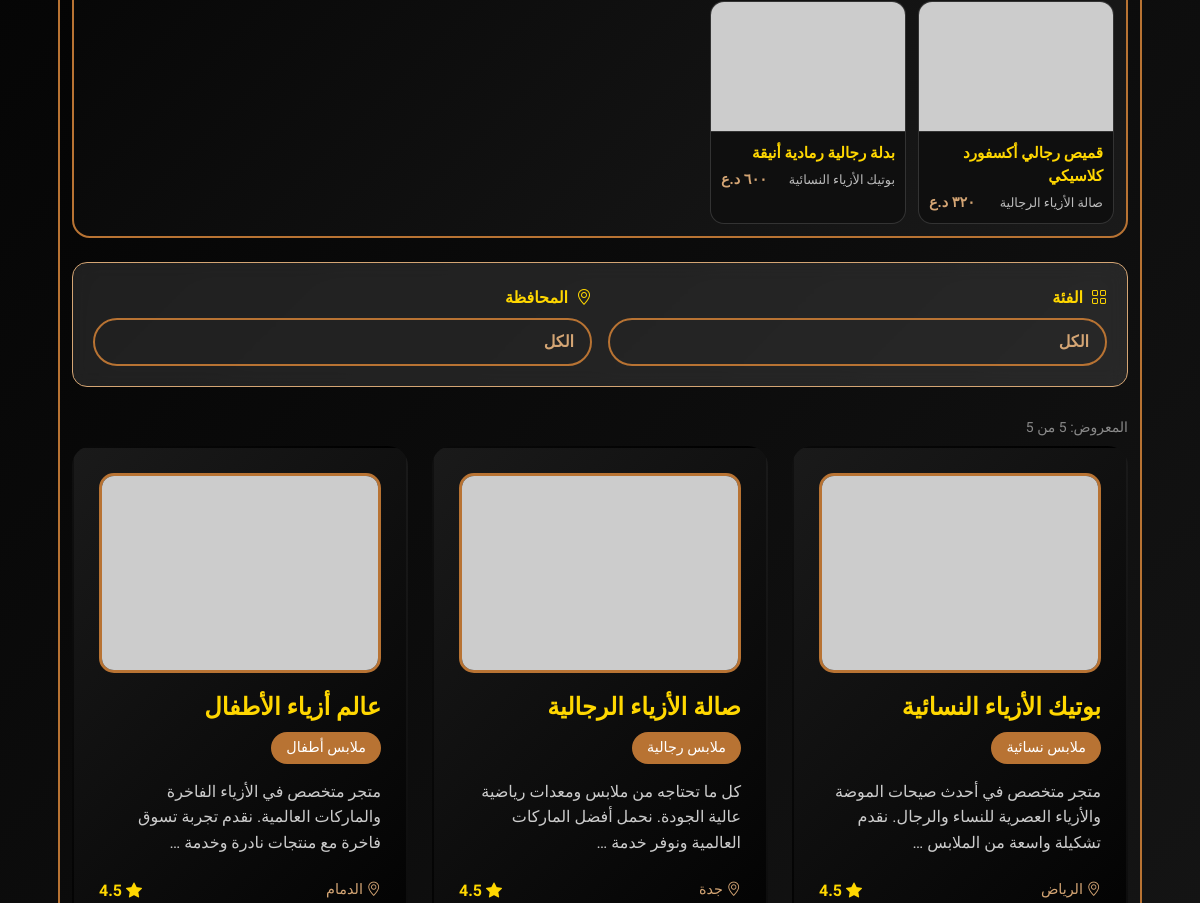
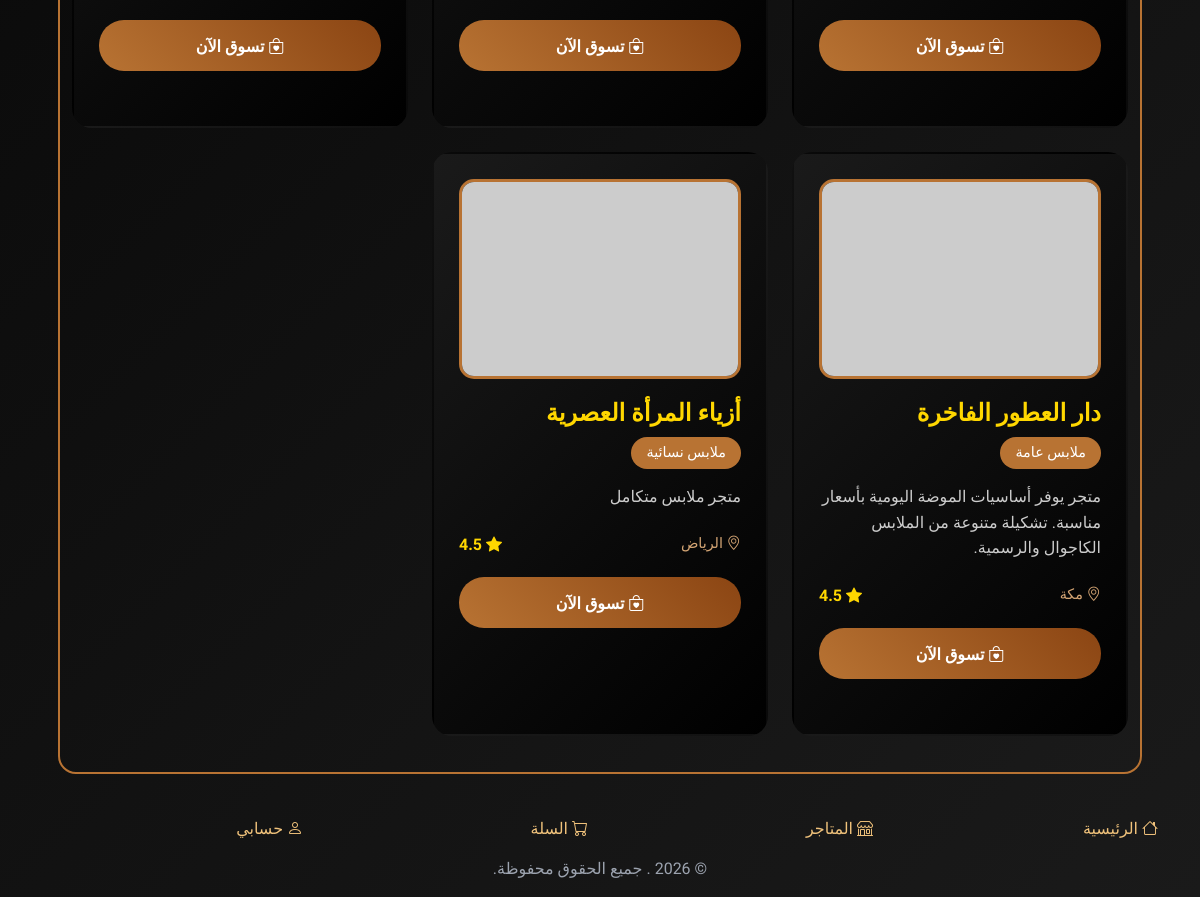
Before: /stores/ (lower part) with the older database file (2 pictures, top to bottom).
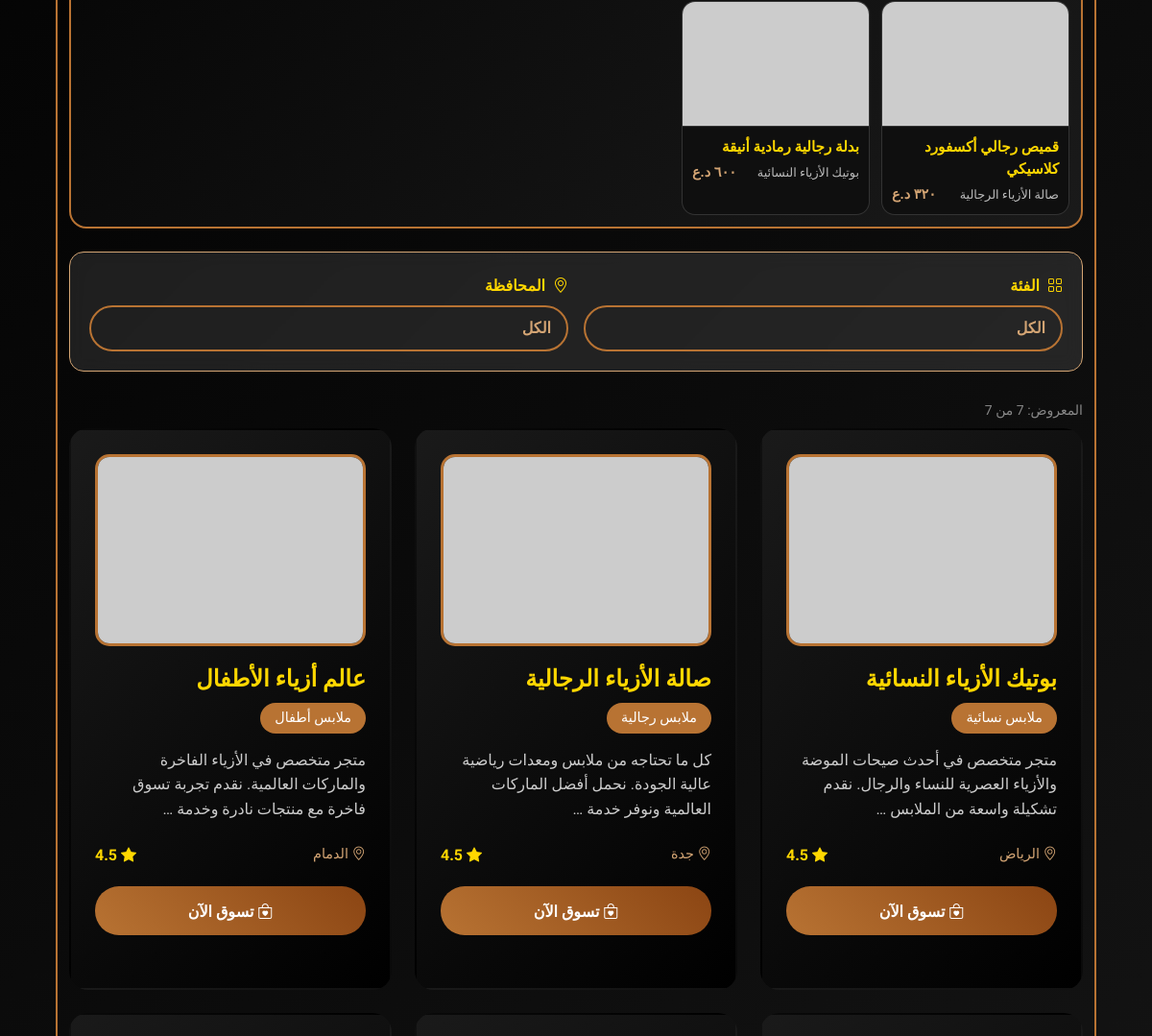
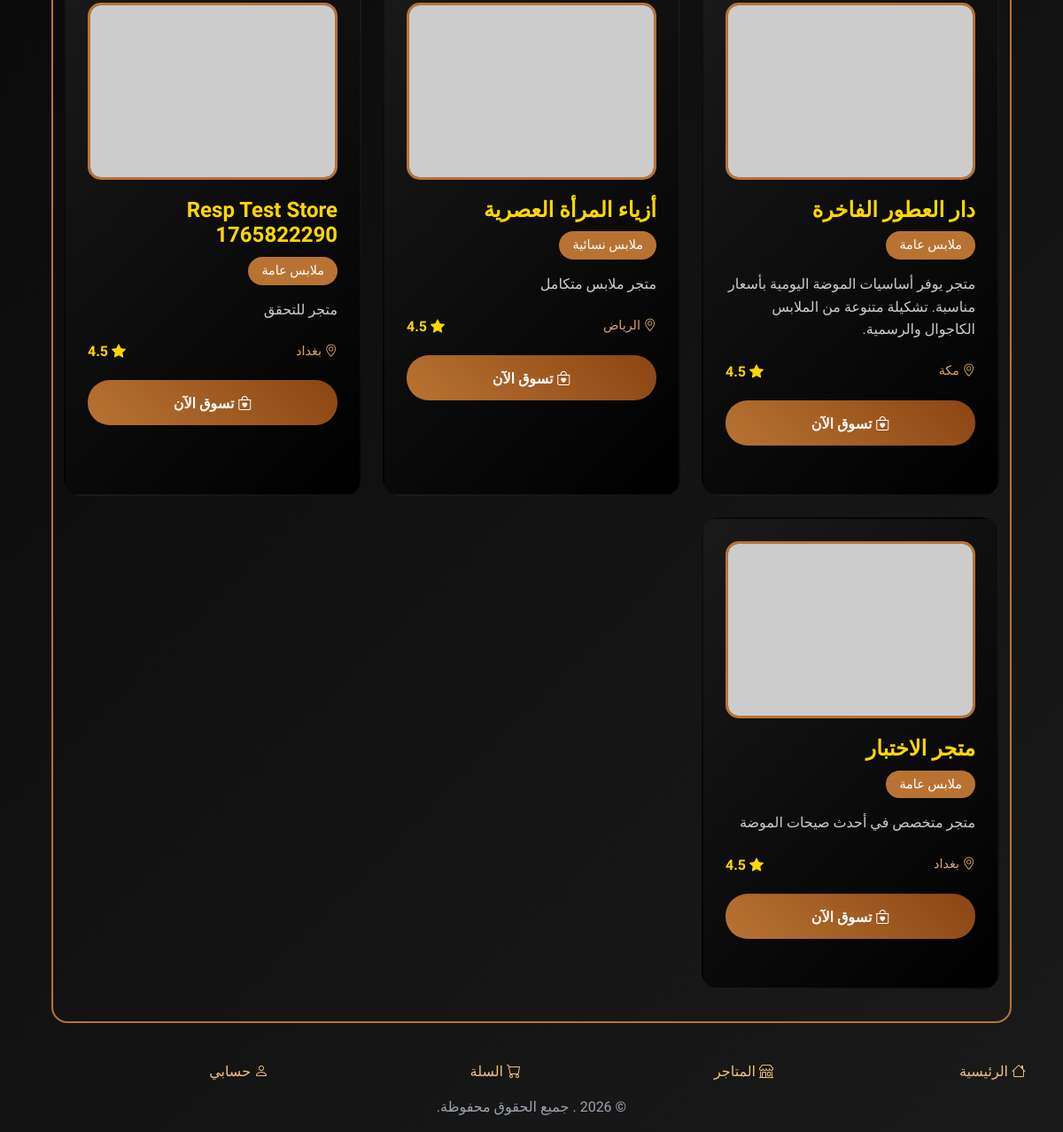
After: the same page with the newer database file (2 pictures, top to bottom).
### core/models.py (models this page shows, shortened)
class Product(models.Model):
    CATEGORY_CHOICES = [
        ('men', 'رجالي'),
        ('women', 'نسائي'),
        ('kids', 'أطفال'),
        ('cosmetics', 'كوزمتك'),
        ('perfumes', 'عطور'),
        ('sports', 'رياضية'),
        ('casual', 'كاجوال'),
        ('formal', 'رسمية'),
        ('accessories', 'إكسسوارات'),
        ('watches', 'ساعات'),
        ('shoes', 'أحذية'),
    ]
    store = models.ForeignKey(Store, on_delete=models.CASCADE)
    name = models.CharField(max_length=200)
    description = models.TextField()
    base_price = models.DecimalField(max_digits=10, decimal_places=2)
    discount_price = models.DecimalField(max_digits=10, decimal_places=2, null=True, blank=True)
    allow_negotiation = models.BooleanField(default=True)
    minimum_acceptable_price = models.DecimalField(max_digits=10, decimal_places=2, null=True, blank=True)
    alert_note = models.TextField(blank=True, default='')
    show_store_rating = models.BooleanField(default=True)
    category = models.CharField(max_length=20, choices=CATEGORY_CHOICES)
    SIZE_TYPE_CHOICES = [
        ('symbolic', 'رمزية'),
        ('numeric', 'رقمية'),
        ('none', 'بدون'),
    ]
    size_type = models.CharField(max_length=10, choices=SIZE_TYPE_CHOICES, default='symbolic')
    FIT_TYPE_CHOICES = [
        ('small', 'قالب صغير'),
        ('standard', 'قالب قياسي'),
        ('oversized', 'قالب واسع'),
    ]
    fit_type = models.CharField(max_length=10, choices=FIT_TYPE_CHOICES, default='standard')
    is_active = models.BooleanField(default=True)
    status = models.CharField(max_length=10, choices=[('DRAFT','مسودة'),('ACTIVE','نشط'),('DISABLED','غير نشط')], default='DRAFT', db_index=True)
    is_featured = models.BooleanField(default=False)
    rating = models.DecimalField(max_digits=3, decimal_places=2, default=0.0)
    created_at = models.DateTimeField(auto_now_add=True)
    class Meta:
        indexes = [
            models.Index(fields=['status']),
            models.Index(fields=['store']),
        ]
    @property
    def main_image(self):
        return self.images.filter(is_main=True).first()

class Store(models.Model):
    CATEGORY_CHOICES = [
        ('women', 'ملابس نسائية'),
        ('men', 'ملابس رجالية'),
        ('kids', 'ملابس أطفال'),
        ('perfumes', 'عطور'),
        ('cosmetics', 'كوزمتك'),
        ('watches', 'ساعات'),
        ('shoes', 'أحذية'),
        ('clothing', 'ملابس عامة'),
    ]
    owner = models.ForeignKey(User, on_delete=models.SET_NULL, null=True, blank=True, limit_choices_to={'role': 'store_admin'})
    name = models.CharField(max_length=200)
    city = models.CharField(max_length=100)
    address = models.TextField()
    description = models.TextField(blank=True)
    logo = models.ImageField(upload_to='stores/', blank=True, null=True)
    category = models.CharField(max_length=20, choices=CATEGORY_CHOICES, default='clothing')
    is_active = models.BooleanField(default=True)
    created_at = models.DateTimeField(auto_now_add=True)
    rating = models.DecimalField(max_digits=3, decimal_places=2, default=0.0)
    delivery_time = models.CharField(max_length=50, default='30-45 دقيقة')
    delivery_fee = models.DecimalField(max_digits=10, decimal_places=2, default=1000.00)
    status = models.CharField(max_length=10, choices=[('DRAFT','مسودة'),('ACTIVE','نشط'),('DISABLED','غير نشط')], default='ACTIVE')
    primary_color = models.CharField(max_length=7, blank=True, default='')
    secondary_color = models.CharField(max_length=7, blank=True, default='')
    free_delivery_threshold = models.DecimalField(max_digits=10, decimal_places=2, null=True, blank=True)
    currency = models.CharField(max_length=10, default='IQD')
    owner_phone = models.CharField(max_length=20, blank=True, default='')
    owner_contact_name = models.CharField(max_length=100, blank=True, default='')
    owner_profile = models.ForeignKey('StoreOwner', on_delete=models.SET_NULL, null=True, blank=True)
    owner_user = models.ForeignKey(User, on_delete=models.SET_NULL, null=True, blank=True, related_name='owned_store')
    delivery_time_value = models.PositiveIntegerField(default=0)
    delivery_time_unit = models.CharField(max_length=10, choices=[('hour','ساعة'),('day','يوم')], blank=True, default='')
    latitude = models.DecimalField(max_digits=9, decimal_places=6, blank=True, null=True)
    longitude = models.DecimalField(max_digits=9, decimal_places=6, blank=True, null=True)
    formatted_address = models.TextField(blank=True)
    negotiation_enabled = models.BooleanField(default=True)
    negotiation_max_price = models.DecimalField(max_digits=10, decimal_places=2, null=True, blank=True)
    @property
    def main_logo_url(self):
        try:
            if self.logo:
                thumb = get_imagefield_thumbnail_url(self.logo, 320, 'stores/thumbs')
                if thumb:
                    return thumb
                return self.logo.url
        except Exception:
            pass
        from .models import Product
        p = Product.objects.filter(store=self).prefetch_related('images').first()
        if p:
            img = p.main_image or p.images.first()
            if img:
                u = img.get_thumbnail_url()
                if u:
                    return u
        return os.environ.get('DEFAULT_PLACEHOLDER_IMAGE_URL', 'https://placehold.co/120x120?text=Store')

### core/views.py (the view)
# urls.py: path('stores/', views.store_list, name='store_list'),
def store_list(request):
    stores = Store.objects.filter(is_active=True).order_by('id')
    category = request.GET.get('category')
    if category:
        from django.db.models import Q, Exists, OuterRef
        stores = stores.filter(
            Q(category=category) |
            Exists(Product.objects.filter(store=OuterRef('pk'), category=category))
        )
    city = request.GET.get('city')
    if city:
        stores = stores.filter(city=city)
    cities = Store.objects.filter(is_active=True).values_list('city', flat=True).distinct()
    allowed_store_categories = ['women','men','kids','cosmetics','watches','perfumes','shoes']
    filtered_categories = [c for c in Store.CATEGORY_CHOICES if c[0] in allowed_store_categories]
    showcase_products = []
    try:
        prod_qs = Product.objects.filter(is_active=True)
        if category:
            prod_qs = prod_qs.filter(store__category=category)
        if city:
            prod_qs = prod_qs.filter(store__city=city)
        showcase_products = prod_qs.select_related('store').prefetch_related('images').order_by('?')[:12]
    except Exception:
        showcase_products = []
    page_number = request.GET.get('page') or 1
    page_size = 12
    paginator = Paginator(stores, page_size)
    page_obj = paginator.get_page(page_number)
    base_params = request.GET.copy()
    next_page_url = None
    if page_obj.has_next():
        base_params['page'] = page_obj.next_page_number()
        next_page_url = f"{request.path}?{base_params.urlencode()}"
    cart = request.session.get('cart', [])
    cart_items_count = cart_count(cart)
    context = {
        'stores': page_obj,
        'stores_total': paginator.count,
        'stores_start': page_obj.start_index() if paginator.count else 0,
        'stores_end': page_obj.end_index() if paginator.count else 0,
        'stores_has_next': page_obj.has_next(),
        'stores_next_url': next_page_url,
        'cities': cities,
        'selected_city': city,
        'selected_category': category,
        'store_categories': filtered_categories,
        'cart_items_count': cart_items_count,
        'showcase_products': showcase_products,
    }
    return render(request, 'store/store_list.html', context)

### core/templates/store/store_list.html (shortened to what this page needs)
{% extends 'base.html' %}
{% load static %}
{% load math_filters %}
{% block content %}
<div class="container-fluid px-0 store-list-wrap">
    <div class="container container-desktop-only px-3">
    <div class="showcase mobile-product-rail">
    <div class="showcase mobile-product-rail">
        <div class="showcase-track rail-scroller rail-2rows" id="showcaseTrack" dir="rtl">
            {% for p in showcase_products %}
            <div class="showcase-card rail-item" data-store-id="{{ p.store.id|default:'' }}" data-is-new="0" data-discount="{% if p.discount_price and p.discount_price < p.base_price %}1{% else %}0{% endif %}" data-sold="" data-price="{{ p.discount_price|default:p.base_price }}" data-created-at="{{ p.created_at|date:'c' }}" onclick="window.location.href='{% url 'product_detail' p.id %}'">
                {% if p.main_image %}
                    {% with url=p.main_image.get_thumbnail_url %}
                        {% if url %}
                            <img src="{{ url }}" alt="{{ p.name }}" class="showcase-img" width="300" height="130" loading="lazy" decoding="async" onerror="this.onerror=null;this.src='https://placehold.co/300x300?text=Image'">
                        {% else %}
                            <div class="showcase-img" style="background: linear-gradient(45deg, var(--copper), var(--copper-dark)); display:flex; align-items:center; justify-content:center; color:#fff;">
                                <i class="bi bi-bag" style="font-size:2rem;"></i>
                            </div>
                        {% endif %}
                    {% endwith %}
                {% else %}
                <div class="showcase-img" style="background: linear-gradient(45deg, var(--copper), var(--copper-dark)); display:flex; align-items:center; justify-content:center; color:#fff;">
                    <i class="bi bi-bag" style="font-size:2rem;"></i>
                </div>
                {% endif %}
                <div class="showcase-info">
                    <div class="showcase-title">{{ p.name|truncatechars:32 }}</div>
                    <div class="d-flex justify-content-between align-items-center">
                        <div class="showcase-store">{{ p.store.name|truncatechars:22 }}</div>
                        <div class="showcase-price">{{ p.base_price|iqd }}</div>
                    </div>
                </div>
            </div>
            {% endfor %}
        </div>
    </div>
    <div class="category-filters">
        <div class="row g-3 align-items-end">
            <div class="col-md-6">
                <label class="filter-label"><i class="bi bi-grid me-2"></i>الفئة</label>
                <select id="categorySelect" class="filter-select" onchange="applyFilters()">
                    <option value="" {% if not selected_category %}selected{% endif %}>الكل</option>
                </select>
            </div>
            <div class="col-md-6">
                <label class="filter-label"><i class="bi bi-geo-alt me-2"></i>المحافظة</label>
                <select id="citySelect" class="filter-select" onchange="applyFilters()">
                    <option value="" {% if not selected_city %}selected{% endif %}>الكل</option>
                </select>
            </div>
        </div>
    </div>
    <div class="d-flex justify-content-between align-items-center mb-2">
        <small id="storesCount" class="text-white-50">المعروض: {{ stores_end }} من {{ stores_total }}</small>
    </div>
    <div class="row mobile-horizontal-scroll stores-scroll" id="storesGrid" data-page-size="6">
        {% for store in stores %}
        <div class="col-lg-4 col-md-6 mb-4">
            <div class="store-card">
                {% if store.main_logo_url %}
                    <img src="{{ store.main_logo_url }}" alt="{{ store.name }}" class="store-image" width="320" height="200" loading="lazy" decoding="async" onerror="this.onerror=null;this.src='https://placehold.co/320x220?text=Store'">
                {% else %}
                    <div class="store-image d-flex align-items-center justify-content-center"
                         style="background: linear-gradient(45deg, var(--copper), var(--copper-dark)); color: white;">
                        <i class="bi bi-shop" style="font-size: 4rem;"></i>
                    </div>
                {% endif %}
                <h3 class="store-name">{{ store.name }}</h3>
                <span class="store-category">{{ store.get_category_display }}</span>
                <p class="store-description">{{ store.description|default:"متجر متخصص في أحدث صيحات الموضة"|truncatewords:15 }}</p>
                <div class="store-info">
                    <div class="store-location">
                        <i class="bi bi-geo-alt"></i> {{ store.city }}
                    </div>
                    <div class="store-rating">
                        <i class="bi bi-star-fill"></i> {{ store.rating|default:"4.5" }}
                    </div>
                </div>
                <button class="visit-store-btn" onclick="window.location.href='{% url 'store_detail' store.id %}'">
                    <i class="bi bi-bag-heart"></i> تسوق الآن
                </button>
            </div>
        </div>
        {% endfor %}
    </div>
</div>
{% endblock %}

### core/templates/base.html (shortened to what this page needs)
<!DOCTYPE html>
{% load static %}
{% load math_filters %}
<html lang="ar" dir="rtl">
<head>
    <link rel="stylesheet" href="https://cdn.jsdelivr.net/npm/bootstrap-icons@1.10.0/font/bootstrap-icons.css">
    <link href="https://cdn.jsdelivr.net/npm/bootstrap@5.3.0/dist/css/bootstrap.rtl.min.css" rel="stylesheet">
    <link rel="stylesheet" href="{% static 'css/theme.css' %}?v=1">
    <link rel="stylesheet" href="{% static 'css/style.css' %}?v=1">
    <link rel="stylesheet" href="{% static 'css/mobile-dark-reset.css' %}?v=301">
</head>
<body class="app-shell {% if user.is_staff or user.role == 'store_admin' or user.is_superuser %}is-admin{% endif %}" data-path="{{ request.path }}">
    <div class="main-container">
        <main class="container py-3">
            <div class="app-container">
                {% block content %}{% endblock %}
            </div>
        </main>
        <nav class="global-bottom-nav">
            <div class="container">
                <div class="row">
                    <div class="col-3">
                        <a href="/" class="nav-item {% if request.path == '/' %}active{% endif %}">
                            <i class="bi bi-house nav-icon"></i>
                            <span class="nav-text" data-i18n="nav_home">الرئيسية</span>
                        </a>
                    </div>
                    <div class="col-3">
                        <a href="{% url 'store_list' %}" class="nav-item {% if request.path|slice:":8" == '/stores/' %}active{% endif %}">
                            <i class="bi bi-shop nav-icon"></i>
                            <span class="nav-text" data-i18n="nav_stores">المتاجر</span>
                        </a>
                    </div>
                    <div class="col-3">
                        <a href="{% url 'cart_view' %}" class="nav-item">
                            <span class="nav-icon-wrap">
                                <i class="bi bi-cart nav-icon"></i>
                            </span>
                            <span class="nav-text" data-i18n="nav_cart">السلة</span>
                        </a>
                    </div>
                    <div class="col-3">
                        <a href="{% url 'account_settings' %}" class="nav-item {% if request.path|slice:":12" == '/my/account/' %}active{% endif %}">
                            <i class="bi bi-person nav-icon"></i>
                            <span class="nav-text" data-i18n="nav_account">حسابي</span>
                        </a>
                    </div>
                </div>
            </div>
        </nav>
        <footer class="footer mt-auto py-3">
            <div class="container text-center text-muted">
                <span>&copy; {% now "Y" %} {{ site_settings.site_name }}. جميع الحقوق محفوظة.</span>
            </div>
        </footer>
    </div>
</body>
</body>
</html>

Changed rows visible on the page:
added Store: name "Resp Test Store 1765822290", category "ملابس عامة", description "متجر للتحقق", city "بغداد", rating "4.5"
added Store: name "متجر الاختبار", category "ملابس عامة", description "متجر متخصص في أحدث صيحات الموضة", city "بغداد", rating "4.5"
Other visible differences:
{{ stores_total }}: "5" → "7"
